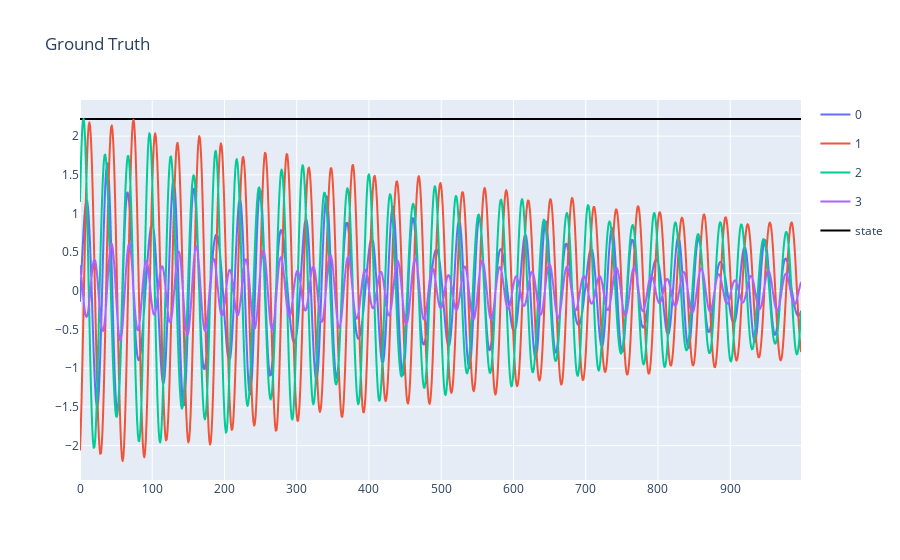
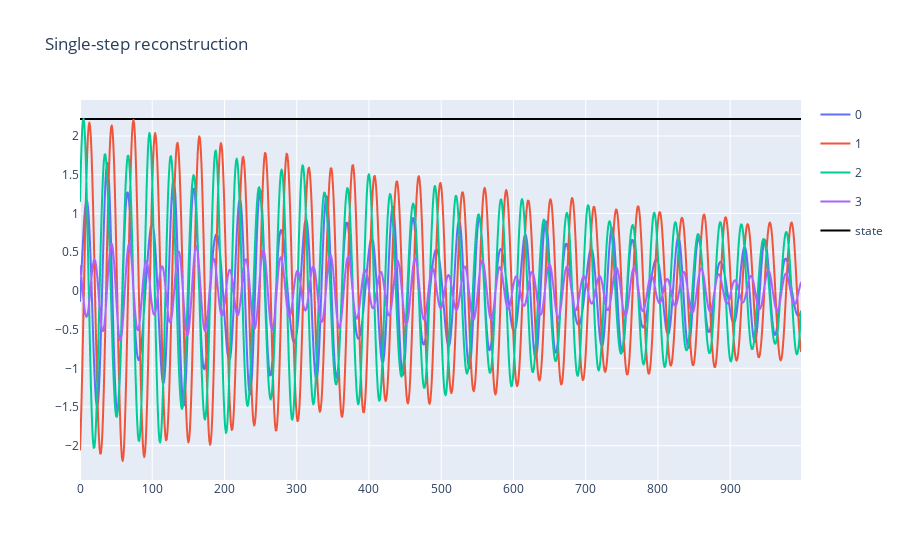
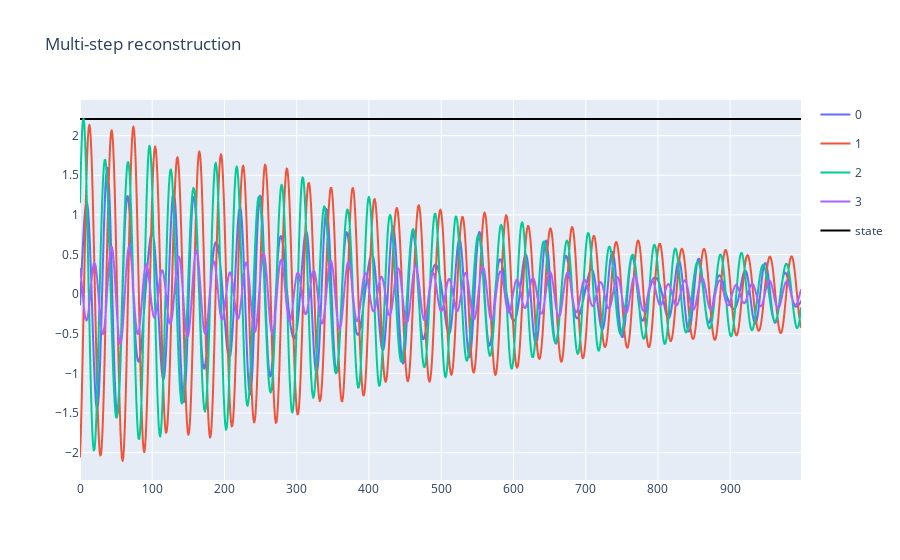
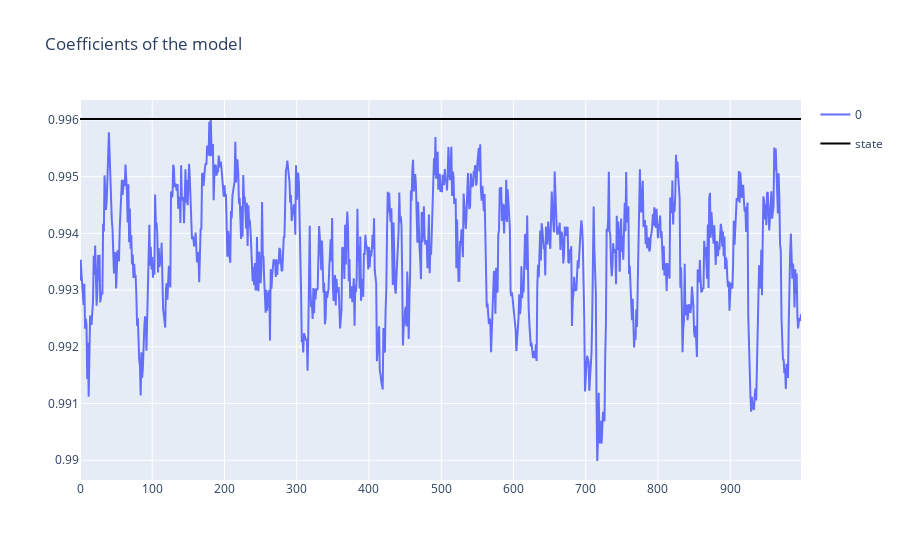

Notebook code for these charts, in order:
### Code cell
util.plotting(X2.T, title='Ground Truth', plot_states=True, states=states)
util.plotting(torch.stack(X2_hat).squeeze(), title='Single-step reconstruction', plot_states=True, states=states)
util.plotting(torch.stack(X2_hat_multi[1:]).squeeze(), plot_states=True, states=states, title='Multi-step reconstruction')

coefficients = np.array([c.detach().numpy() for c in simple_model.coeffs])

util.plotting(coefficients.T, plot_states=True, states=states, title='Coefficients of the model')

### Figure 1 — Plotly figure (JSON) as saved in the notebook; plotly's stock layout.template omitted (floating-point values rounded to 4 significant figures; data arrays with more than 128 entries replaced by an {"elided": "..."} marker saying what was removed)
{"data": [{"hovertemplate": "variable=0<br>index=%{x}<br>value=%{y}<extra></extra>", "legendgroup": "0", "line": {"color": "#636efa", "dash": "solid"}, "marker": {"symbol": "circle"}, "mode": "lines", "name": "0", "showlegend": true, "type": "scattergl", "x": {"elided": "999 int values"}, "xaxis": "x", "y": {"elided": "999 float values"}, "yaxis": "y"}, {"hovertemplate": "variable=1<br>index=%{x}<br>value=%{y}<extra></extra>", "legendgroup": "1", "line": {"color": "#EF553B", "dash": "solid"}, "marker": {"symbol": "circle"}, "mode": "lines", "name": "1", "showlegend": true, "type": "scattergl", "x": {"elided": "999 int values"}, "xaxis": "x", "y": {"elided": "999 float values"}, "yaxis": "y"}, {"hovertemplate": "variable=2<br>index=%{x}<br>value=%{y}<extra></extra>", "legendgroup": "2", "line": {"color": "#00cc96", "dash": "solid"}, "marker": {"symbol": "circle"}, "mode": "lines", "name": "2", "showlegend": true, "type": "scattergl", "x": {"elided": "999 int values"}, "xaxis": "x", "y": {"elided": "999 float values"}, "yaxis": "y"}, {"hovertemplate": "variable=3<br>index=%{x}<br>value=%{y}<extra></extra>", "legendgroup": "3", "line": {"color": "#ab63fa", "dash": "solid"}, "marker": {"symbol": "circle"}, "mode": "lines", "name": "3", "showlegend": true, "type": "scattergl", "x": {"elided": "999 int values"}, "xaxis": "x", "y": {"elided": "999 float values"}, "yaxis": "y"}, {"line": {"color": "black", "width": 2}, "mode": "lines", "name": "state", "type": "scatter", "x": {"elided": "999 int values"}, "y": {"elided": "1000 float values"}}], "layout": {"title": {"text": "Ground Truth"}}}

### Figure 2 — Plotly figure (JSON) as saved in the notebook; plotly's stock layout.template omitted (floating-point values rounded to 4 significant figures; data arrays with more than 128 entries replaced by an {"elided": "..."} marker saying what was removed)
{"data": [{"hovertemplate": "variable=0<br>index=%{x}<br>value=%{y}<extra></extra>", "legendgroup": "0", "line": {"color": "#636efa", "dash": "solid"}, "marker": {"symbol": "circle"}, "mode": "lines", "name": "0", "showlegend": true, "type": "scattergl", "x": {"elided": "999 int values"}, "xaxis": "x", "y": {"elided": "999 float values"}, "yaxis": "y"}, {"hovertemplate": "variable=1<br>index=%{x}<br>value=%{y}<extra></extra>", "legendgroup": "1", "line": {"color": "#EF553B", "dash": "solid"}, "marker": {"symbol": "circle"}, "mode": "lines", "name": "1", "showlegend": true, "type": "scattergl", "x": {"elided": "999 int values"}, "xaxis": "x", "y": {"elided": "999 float values"}, "yaxis": "y"}, {"hovertemplate": "variable=2<br>index=%{x}<br>value=%{y}<extra></extra>", "legendgroup": "2", "line": {"color": "#00cc96", "dash": "solid"}, "marker": {"symbol": "circle"}, "mode": "lines", "name": "2", "showlegend": true, "type": "scattergl", "x": {"elided": "999 int values"}, "xaxis": "x", "y": {"elided": "999 float values"}, "yaxis": "y"}, {"hovertemplate": "variable=3<br>index=%{x}<br>value=%{y}<extra></extra>", "legendgroup": "3", "line": {"color": "#ab63fa", "dash": "solid"}, "marker": {"symbol": "circle"}, "mode": "lines", "name": "3", "showlegend": true, "type": "scattergl", "x": {"elided": "999 int values"}, "xaxis": "x", "y": {"elided": "999 float values"}, "yaxis": "y"}, {"line": {"color": "black", "width": 2}, "mode": "lines", "name": "state", "type": "scatter", "x": {"elided": "999 int values"}, "y": {"elided": "1000 float values"}}], "layout": {"title": {"text": "Single-step reconstruction"}}}

### Figure 3 — Plotly figure (JSON) as saved in the notebook; plotly's stock layout.template omitted (floating-point values rounded to 4 significant figures; data arrays with more than 128 entries replaced by an {"elided": "..."} marker saying what was removed)
{"data": [{"hovertemplate": "variable=0<br>index=%{x}<br>value=%{y}<extra></extra>", "legendgroup": "0", "line": {"color": "#636efa", "dash": "solid"}, "marker": {"symbol": "circle"}, "mode": "lines", "name": "0", "showlegend": true, "type": "scattergl", "x": {"elided": "999 int values"}, "xaxis": "x", "y": {"elided": "999 float values"}, "yaxis": "y"}, {"hovertemplate": "variable=1<br>index=%{x}<br>value=%{y}<extra></extra>", "legendgroup": "1", "line": {"color": "#EF553B", "dash": "solid"}, "marker": {"symbol": "circle"}, "mode": "lines", "name": "1", "showlegend": true, "type": "scattergl", "x": {"elided": "999 int values"}, "xaxis": "x", "y": {"elided": "999 float values"}, "yaxis": "y"}, {"hovertemplate": "variable=2<br>index=%{x}<br>value=%{y}<extra></extra>", "legendgroup": "2", "line": {"color": "#00cc96", "dash": "solid"}, "marker": {"symbol": "circle"}, "mode": "lines", "name": "2", "showlegend": true, "type": "scattergl", "x": {"elided": "999 int values"}, "xaxis": "x", "y": {"elided": "999 float values"}, "yaxis": "y"}, {"hovertemplate": "variable=3<br>index=%{x}<br>value=%{y}<extra></extra>", "legendgroup": "3", "line": {"color": "#ab63fa", "dash": "solid"}, "marker": {"symbol": "circle"}, "mode": "lines", "name": "3", "showlegend": true, "type": "scattergl", "x": {"elided": "999 int values"}, "xaxis": "x", "y": {"elided": "999 float values"}, "yaxis": "y"}, {"line": {"color": "black", "width": 2}, "mode": "lines", "name": "state", "type": "scatter", "x": {"elided": "999 int values"}, "y": {"elided": "1000 float values"}}], "layout": {"title": {"text": "Multi-step reconstruction"}}}

### Figure 4 — Plotly figure (JSON) as saved in the notebook; plotly's stock layout.template omitted (floating-point values rounded to 4 significant figures; data arrays with more than 128 entries replaced by an {"elided": "..."} marker saying what was removed)
{"data": [{"hovertemplate": "variable=0<br>index=%{x}<br>value=%{y}<extra></extra>", "legendgroup": "0", "line": {"color": "#636efa", "dash": "solid"}, "marker": {"symbol": "circle"}, "mode": "lines", "name": "0", "orientation": "v", "showlegend": true, "type": "scatter", "x": {"elided": "999 int values"}, "xaxis": "x", "y": {"elided": "999 float values"}, "yaxis": "y"}, {"line": {"color": "black", "width": 2}, "mode": "lines", "name": "state", "type": "scatter", "x": {"elided": "999 int values"}, "y": {"elided": "1000 float values"}}], "layout": {"title": {"text": "Coefficients of the model"}}}
